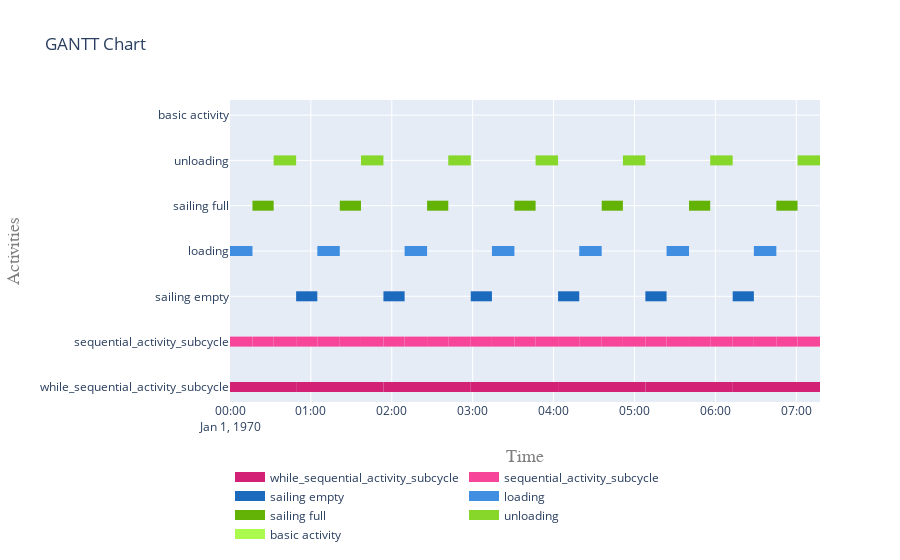

The notebook cell saved with this chart:
### Markdown cell above
##### 5.2 Visualise gantt charts

### Code cell
plot.get_gantt_chart([while_activity, sequential_activity, *sub_processes])

### Figure 1 — Plotly figure (JSON) as saved in the notebook; plotly's stock layout.template omitted (floating-point values rounded to 4 significant figures; data arrays with more than 128 entries replaced by an {"elided": "..."} marker saying what was removed)
{"data": [{"connectgaps": false, "hoverinfo": "y+name", "line": {"color": "rgb(211,34,118)", "width": 10}, "mode": "lines", "name": "while_sequential_activity_subcycle", "type": "scatter", "x": ["1970-01-01T00:00:00", "1970-01-01T00:00:00", "1970-01-01T00:49:02.824591", "1970-01-01T00:49:02.824591", "1970-01-01T00:49:02.824591", "1970-01-01T00:49:02.824591", "1970-01-01T00:49:02.824591", "1970-01-01T01:53:48.473774", "1970-01-01T01:53:48.473774", "1970-01-01T01:53:48.473774", "1970-01-01T01:53:48.473774", "1970-01-01T01:53:48.473774", "1970-01-01T02:58:34.122956", "1970-01-01T02:58:34.122956", "1970-01-01T02:58:34.122956", "1970-01-01T02:58:34.122956", "1970-01-01T02:58:34.122956", "1970-01-01T04:03:19.772139", "1970-01-01T04:03:19.772139", "1970-01-01T04:03:19.772139", "1970-01-01T04:03:19.772139", "1970-01-01T04:03:19.772139", "1970-01-01T05:08:05.421321", "1970-01-01T05:08:05.421321", "1970-01-01T05:08:05.421321", "1970-01-01T05:08:05.421321", "1970-01-01T05:08:05.421321", "1970-01-01T06:12:51.070504", "1970-01-01T06:12:51.070504", "1970-01-01T06:12:51.070504", "1970-01-01T06:12:51.070504", "1970-01-01T06:12:51.070504", "1970-01-01T07:17:36.719687", "1970-01-01T07:17:36.719687", "1970-01-01T07:17:36.719687", "1970-01-01T06:12:51.070504", "1970-01-01T06:12:51.070504", "1970-01-01T07:17:36.719687", "1970-01-01T07:17:36.719687", "1970-01-01T07:17:36.719687"], "y": ["while_sequential_activity_subcycle", "while_sequential_activity_subcycle", "while_sequential_activity_subcycle", "while_sequential_activity_subcycle", null, "while_sequential_activity_subcycle", "while_sequential_activity_subcycle", "while_sequential_activity_subcycle", "while_sequential_activity_subcycle", null, "while_sequential_activity_subcycle", "while_sequential_activity_subcycle", "while_sequential_activity_subcycle", "while_sequential_activity_subcycle", null, "while_sequential_activity_subcycle", "while_sequential_activity_subcycle", "while_sequential_activity_subcycle", "while_sequential_activity_subcycle", null, "while_sequential_activity_subcycle", "while_sequential_activity_subcycle", "while_sequential_activity_subcycle", "while_sequential_activity_subcycle", null, "while_sequential_activity_subcycle", "while_sequential_activity_subcycle", "while_sequential_activity_subcycle", "while_sequential_activity_subcycle", null, "while_sequential_activity_subcycle", "while_sequential_activity_subcycle", "while_sequential_activity_subcycle", "while_sequential_activity_subcycle", null, "while_sequential_activity_subcycle", "while_sequential_activity_subcycle", "while_sequential_activity_subcycle", "while_sequential_activity_subcycle", null]}, {"connectgaps": false, "hoverinfo": "y+name", "line": {"color": "rgb(247,70,154)", "width": 10}, "mode": "lines", "name": "sequential_activity_subcycle", "type": "scatter", "x": {"elided": "210 str values"}, "y": {"elided": "210 str values"}}, {"connectgaps": false, "hoverinfo": "y+name", "line": {"color": "rgb(27,106,190)", "width": 10}, "mode": "lines", "name": "sailing empty", "type": "scatter", "x": ["1970-01-01T00:00:00", "1970-01-01T00:00:00", "1970-01-01T00:00:00", "1970-01-01T00:00:00", "1970-01-01T00:00:00", "1970-01-01T00:49:02.824591", "1970-01-01T00:49:02.824591", "1970-01-01T01:04:45.649183", "1970-01-01T01:04:45.649183", "1970-01-01T01:04:45.649183", "1970-01-01T01:53:48.473774", "1970-01-01T01:53:48.473774", "1970-01-01T02:09:31.298365", "1970-01-01T02:09:31.298365", "1970-01-01T02:09:31.298365", "1970-01-01T02:58:34.122956", "1970-01-01T02:58:34.122956", "1970-01-01T03:14:16.947548", "1970-01-01T03:14:16.947548", "1970-01-01T03:14:16.947548", "1970-01-01T04:03:19.772139", "1970-01-01T04:03:19.772139", "1970-01-01T04:19:02.596730", "1970-01-01T04:19:02.596730", "1970-01-01T04:19:02.596730", "1970-01-01T05:08:05.421321", "1970-01-01T05:08:05.421321", "1970-01-01T05:23:48.245913", "1970-01-01T05:23:48.245913", "1970-01-01T05:23:48.245913", "1970-01-01T06:12:51.070504", "1970-01-01T06:12:51.070504", "1970-01-01T06:28:33.895095", "1970-01-01T06:28:33.895095", "1970-01-01T06:28:33.895095"], "y": ["sailing empty", "sailing empty", "sailing empty", "sailing empty", null, "sailing empty", "sailing empty", "sailing empty", "sailing empty", null, "sailing empty", "sailing empty", "sailing empty", "sailing empty", null, "sailing empty", "sailing empty", "sailing empty", "sailing empty", null, "sailing empty", "sailing empty", "sailing empty", "sailing empty", null, "sailing empty", "sailing empty", "sailing empty", "sailing empty", null, "sailing empty", "sailing empty", "sailing empty", "sailing empty", null]}, {"connectgaps": false, "hoverinfo": "y+name", "line": {"color": "rgb(63,142,226)", "width": 10}, "mode": "lines", "name": "loading", "type": "scatter", "x": ["1970-01-01T00:00:00", "1970-01-01T00:00:00", "1970-01-01T00:16:40", "1970-01-01T00:16:40", "1970-01-01T00:16:40", "1970-01-01T01:04:45.649183", "1970-01-01T01:04:45.649183", "1970-01-01T01:21:25.649183", "1970-01-01T01:21:25.649183", "1970-01-01T01:21:25.649183", "1970-01-01T02:09:31.298365", "1970-01-01T02:09:31.298365", "1970-01-01T02:26:11.298365", "1970-01-01T02:26:11.298365", "1970-01-01T02:26:11.298365", "1970-01-01T03:14:16.947548", "1970-01-01T03:14:16.947548", "1970-01-01T03:30:56.947548", "1970-01-01T03:30:56.947548", "1970-01-01T03:30:56.947548", "1970-01-01T04:19:02.596730", "1970-01-01T04:19:02.596730", "1970-01-01T04:35:42.596730", "1970-01-01T04:35:42.596730", "1970-01-01T04:35:42.596730", "1970-01-01T05:23:48.245913", "1970-01-01T05:23:48.245913", "1970-01-01T05:40:28.245913", "1970-01-01T05:40:28.245913", "1970-01-01T05:40:28.245913", "1970-01-01T06:28:33.895095", "1970-01-01T06:28:33.895095", "1970-01-01T06:45:13.895095", "1970-01-01T06:45:13.895095", "1970-01-01T06:45:13.895095"], "y": ["loading", "loading", "loading", "loading", null, "loading", "loading", "loading", "loading", null, "loading", "loading", "loading", "loading", null, "loading", "loading", "loading", "loading", null, "loading", "loading", "loading", "loading", null, "loading", "loading", "loading", "loading", null, "loading", "loading", "loading", "loading", null]}, {"connectgaps": false, "hoverinfo": "y+name", "line": {"color": "rgb(99,178,6)", "width": 10}, "mode": "lines", "name": "sailing full", "type": "scatter", "x": ["1970-01-01T00:16:40", "1970-01-01T00:16:40", "1970-01-01T00:32:22.824591", "1970-01-01T00:32:22.824591", "1970-01-01T00:32:22.824591", "1970-01-01T01:21:25.649183", "1970-01-01T01:21:25.649183", "1970-01-01T01:37:08.473774", "1970-01-01T01:37:08.473774", "1970-01-01T01:37:08.473774", "1970-01-01T02:26:11.298365", "1970-01-01T02:26:11.298365", "1970-01-01T02:41:54.122956", "1970-01-01T02:41:54.122956", "1970-01-01T02:41:54.122956", "1970-01-01T03:30:56.947548", "1970-01-01T03:30:56.947548", "1970-01-01T03:46:39.772139", "1970-01-01T03:46:39.772139", "1970-01-01T03:46:39.772139", "1970-01-01T04:35:42.596730", "1970-01-01T04:35:42.596730", "1970-01-01T04:51:25.421321", "1970-01-01T04:51:25.421321", "1970-01-01T04:51:25.421321", "1970-01-01T05:40:28.245913", "1970-01-01T05:40:28.245913", "1970-01-01T05:56:11.070504", "1970-01-01T05:56:11.070504", "1970-01-01T05:56:11.070504", "1970-01-01T06:45:13.895095", "1970-01-01T06:45:13.895095", "1970-01-01T07:00:56.719687", "1970-01-01T07:00:56.719687", "1970-01-01T07:00:56.719687"], "y": ["sailing full", "sailing full", "sailing full", "sailing full", null, "sailing full", "sailing full", "sailing full", "sailing full", null, "sailing full", "sailing full", "sailing full", "sailing full", null, "sailing full", "sailing full", "sailing full", "sailing full", null, "sailing full", "sailing full", "sailing full", "sailing full", null, "sailing full", "sailing full", "sailing full", "sailing full", null, "sailing full", "sailing full", "sailing full", "sailing full", null]}, {"connectgaps": false, "hoverinfo": "y+name", "line": {"color": "rgb(135,214,42)", "width": 10}, "mode": "lines", "name": "unloading", "type": "scatter", "x": ["1970-01-01T00:32:22.824591", "1970-01-01T00:32:22.824591", "1970-01-01T00:49:02.824591", "1970-01-01T00:49:02.824591", "1970-01-01T00:49:02.824591", "1970-01-01T01:37:08.473774", "1970-01-01T01:37:08.473774", "1970-01-01T01:53:48.473774", "1970-01-01T01:53:48.473774", "1970-01-01T01:53:48.473774", "1970-01-01T02:41:54.122956", "1970-01-01T02:41:54.122956", "1970-01-01T02:58:34.122956", "1970-01-01T02:58:34.122956", "1970-01-01T02:58:34.122956", "1970-01-01T03:46:39.772139", "1970-01-01T03:46:39.772139", "1970-01-01T04:03:19.772139", "1970-01-01T04:03:19.772139", "1970-01-01T04:03:19.772139", "1970-01-01T04:51:25.421321", "1970-01-01T04:51:25.421321", "1970-01-01T05:08:05.421321", "1970-01-01T05:08:05.421321", "1970-01-01T05:08:05.421321", "1970-01-01T05:56:11.070504", "1970-01-01T05:56:11.070504", "1970-01-01T06:12:51.070504", "1970-01-01T06:12:51.070504", "1970-01-01T06:12:51.070504", "1970-01-01T07:00:56.719687", "1970-01-01T07:00:56.719687", "1970-01-01T07:17:36.719687", "1970-01-01T07:17:36.719687", "1970-01-01T07:17:36.719687"], "y": ["unloading", "unloading", "unloading", "unloading", null, "unloading", "unloading", "unloading", "unloading", null, "unloading", "unloading", "unloading", "unloading", null, "unloading", "unloading", "unloading", "unloading", null, "unloading", "unloading", "unloading", "unloading", null, "unloading", "unloading", "unloading", "unloading", null, "unloading", "unloading", "unloading", "unloading", null]}, {"connectgaps": false, "hoverinfo": "y+name", "line": {"color": "rgb(171,250,78)", "width": 10}, "mode": "lines", "name": "basic activity", "type": "scatter", "x": ["1970-01-01T00:49:02.824591", "1970-01-01T00:49:02.824591", "1970-01-01T00:49:02.824591", "1970-01-01T00:49:02.824591", "1970-01-01T00:49:02.824591", "1970-01-01T01:53:48.473774", "1970-01-01T01:53:48.473774", "1970-01-01T01:53:48.473774", "1970-01-01T01:53:48.473774", "1970-01-01T01:53:48.473774", "1970-01-01T02:58:34.122956", "1970-01-01T02:58:34.122956", "1970-01-01T02:58:34.122956", "1970-01-01T02:58:34.122956", "1970-01-01T02:58:34.122956", "1970-01-01T04:03:19.772139", "1970-01-01T04:03:19.772139", "1970-01-01T04:03:19.772139", "1970-01-01T04:03:19.772139", "1970-01-01T04:03:19.772139", "1970-01-01T05:08:05.421321", "1970-01-01T05:08:05.421321", "1970-01-01T05:08:05.421321", "1970-01-01T05:08:05.421321", "1970-01-01T05:08:05.421321", "1970-01-01T06:12:51.070504", "1970-01-01T06:12:51.070504", "1970-01-01T06:12:51.070504", "1970-01-01T06:12:51.070504", "1970-01-01T06:12:51.070504", "1970-01-01T07:17:36.719687", "1970-01-01T07:17:36.719687", "1970-01-01T07:17:36.719687", "1970-01-01T07:17:36.719687", "1970-01-01T07:17:36.719687"], "y": ["basic activity", "basic activity", "basic activity", "basic activity", null, "basic activity", "basic activity", "basic activity", "basic activity", null, "basic activity", "basic activity", "basic activity", "basic activity", null, "basic activity", "basic activity", "basic activity", "basic activity", null, "basic activity", "basic activity", "basic activity", "basic activity", null, "basic activity", "basic activity", "basic activity", "basic activity", null, "basic activity", "basic activity", "basic activity", "basic activity", null]}], "layout": {"hovermode": "closest", "legend": {"orientation": "h", "x": 0, "y": -0.2}, "title": {"text": "GANTT Chart"}, "xaxis": {"range": ["1970-01-01T00:00:00", "1970-01-01T07:17:36.719687"], "title": {"font": {"color": "#7f7f7f", "family": "Courier New, monospace", "size": 18}, "text": "Time"}}, "yaxis": {"title": {"font": {"color": "#7f7f7f", "family": "Courier New, monospace", "size": 18}, "text": "Activities"}}}}
